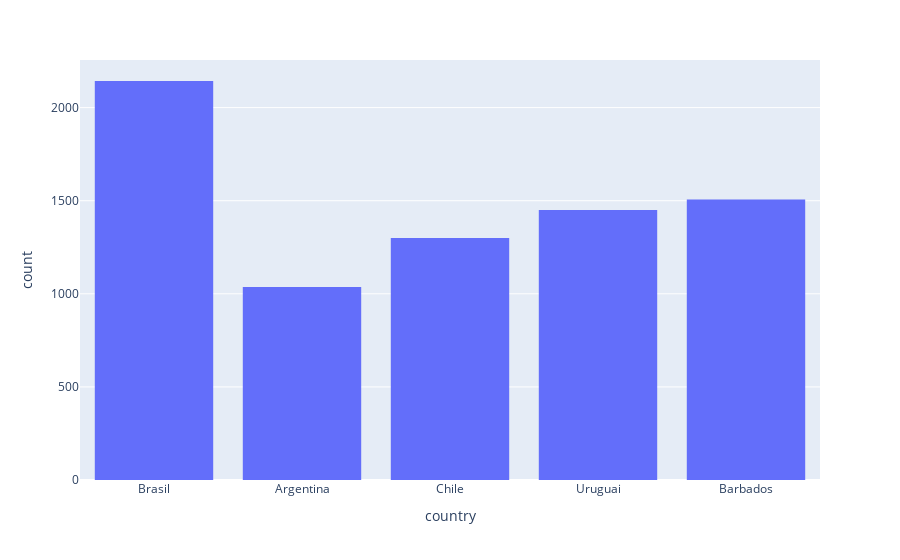

This figure's notebook cell:
### Markdown cell above
#### Country

### Code cell
import plotly.express as px
df = px.data.tips()
fig = px.histogram(data, x="country")
fig.show()

### Figure 1 — Plotly figure (JSON) as saved in the notebook; plotly's stock layout.template omitted (floating-point values rounded to 4 significant figures; data arrays with more than 128 entries replaced by an {"elided": "..."} marker saying what was removed)
{"data": [{"alignmentgroup": "True", "bingroup": "x", "hovertemplate": "country=%{x}<br>count=%{y}<extra></extra>", "legendgroup": "", "marker": {"color": "#636efa"}, "name": "", "offsetgroup": "", "orientation": "v", "showlegend": false, "type": "histogram", "x": {"elided": "7436 str values"}, "xaxis": "x", "yaxis": "y"}], "layout": {"barmode": "relative", "legend": {"tracegroupgap": 0}, "margin": {"t": 60}, "xaxis": {"anchor": "y", "domain": [0, 1], "title": {"text": "country"}}, "yaxis": {"anchor": "x", "domain": [0, 1], "title": {"text": "count"}}}}
